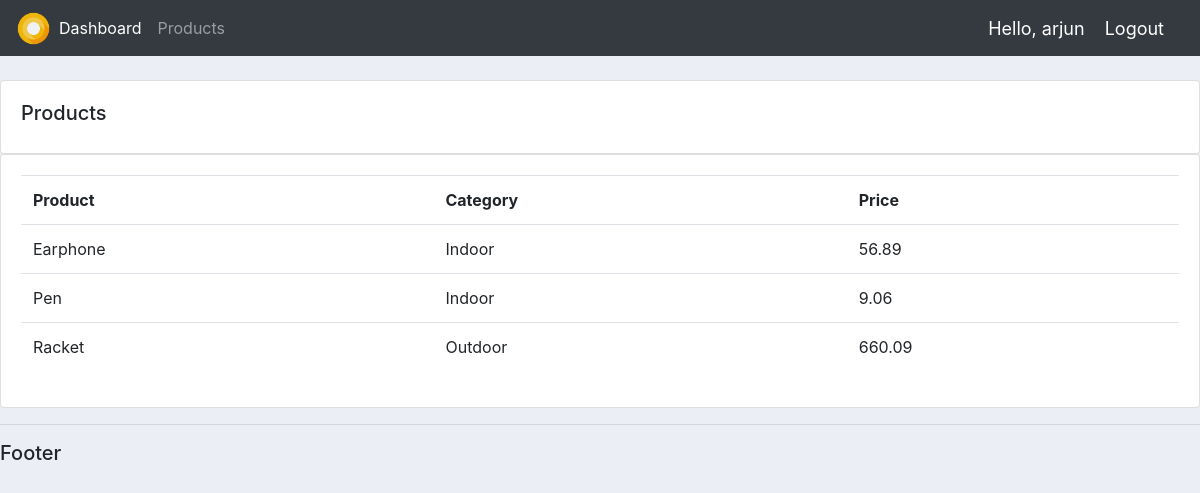
Screenshot of /products/ (signed in) with the database file from the repository.
### accounts/models.py (models this page shows, shortened)
class Product(models.Model):
	CATEGORY = (
		('Indoor', 'Indoor'),
		('Outdoor', 'Outdoor')
		)
	name = models.CharField(max_length = 200, null=True)
	price = models.FloatField(null=True)
	category = models.CharField(max_length = 200, null=True, choices=CATEGORY)
	description = models.CharField(max_length = 200, null=True, blank=True)
	date_created = models.DateTimeField(auto_now_add=True, null=True)
	tags = models.ManyToManyField(Tag)

### accounts/views.py (the view)
# urls.py: path('products/', views.products, name='products'),
@login_required(login_url='login')
def products(request):
	products = Product.objects.all()
	return render(request, 'accounts/products.html', {'products' : products})

### accounts/templates/accounts/products.html (shortened to what this page needs)
{% extends 'accounts/base.html' %}
{% block content %}
<br>
<div class="row">
	<div class="col-md">
		<div class="card card-body">
			<h5>Products</h5>
		</div>
		<div class="card card-body">
			<table class="table table-hover">
				<tr>
					<th>Product</th>
					<th>Category</th>
					<th>Price</th>
				</tr>
				{% for i in products %}
				<tr>
					<td>{{i.name}}</td>
					<td>{{i.category}}</td>
					<td>{{i.price}}</td>
				</tr>
				{% endfor %}
			</table>
		</div>
	</div>
</div>
{% endblock %}

### accounts/templates/accounts/navbar.html (shortened to what this page needs)
{% load static %}
<nav class="navbar navbar-expand-lg navbar-dark bg-dark">
  <a href="{% url 'home' %}">
    <img src="{% static 'images/smirnoff.png' %}" alt="logo" width="35" height="35">
  </a>
  <div class="collapse navbar-collapse" id="navbarNav">
    <ul class="navbar-nav">
      <li class="nav-item active">
        <a class="nav-link" href="{% url 'home' %}">Dashboard</a>
      </li>
      <li class="nav-item">
        <a class="nav-link" href="{% url 'products' %}">Products</a>
      </li>
    </ul>
  </div>
  <span class="hello-msg">Hello, {{request.user}}</span>
  <span><a class="hello-msg logout-button" href="{% url 'logout' %}">Logout</a></span>
</nav>

### static/css/base.css (style rules this page uses)
body { background-color: #ebeff5; }

### accounts/templates/accounts/navbar.html (style rules this page uses)
.hello-msg { color: #fff; font-size: 18px; margin-right: 20px }

### rows the page displays
Product: name "Earphone", category "Indoor", price "56.89"
Product: name "Pen", category "Indoor", price "9.06"
Product: name "Racket", category "Outdoor", price "660.09"

### other values shown
{{ request.user }} "arjun"
